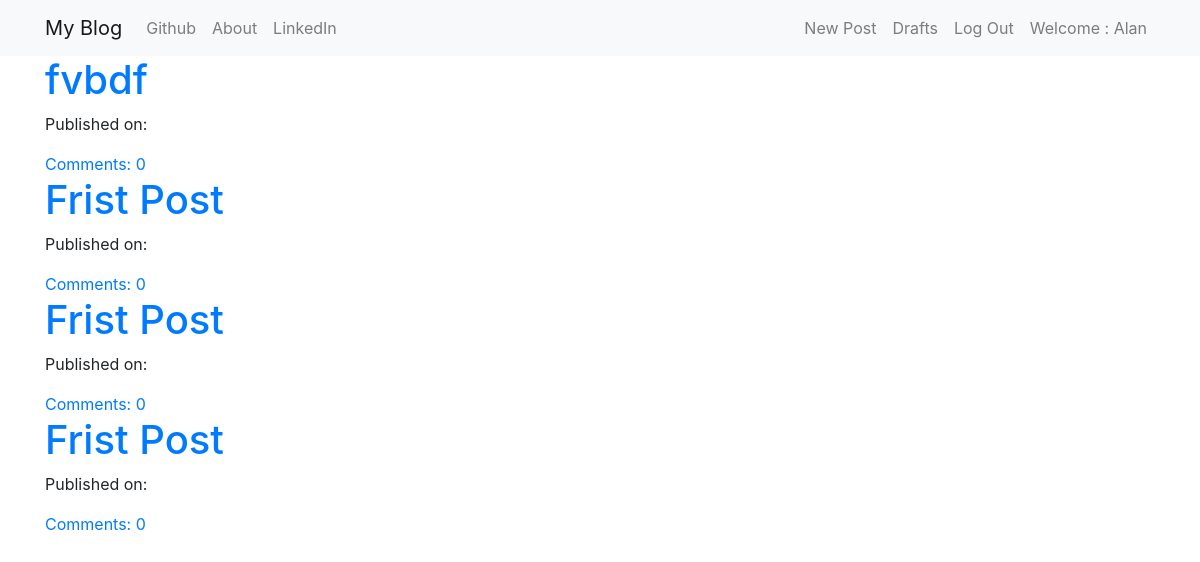
Page /drafts/ (signed in) on the committed database.
### blog/models.py (models this page shows, shortened)
class Post(models.Model):
    author = models.ForeignKey('auth.User',on_delete=models.CASCADE,)
    title = models.CharField(max_length=200)
    text = models.TextField()
    created_date = models.DateTimeField(default=timezone.now)
    published_date = models.DateTimeField(blank=True, null=True)
    def approve_comments(self):
        return self.comments.filter(approved_comment=True)

### blog/views.py (the view)
# urls.py: path('drafts/', views.DraftListView.as_view(),name='post_draft_list'),
class DraftListView(LoginRequiredMixin, ListView):
    login_url = '/login/'
    redirect_field_name = 'blog/post_list.html'
    model = Post
    def get_queryset(self):
        return Post.objects.filter(published_date__isnull=True).order_by('created_date')

### blog/templates/blog/post_list.html
{% extends "blog/base.html" %}
{% block content %}
<div class="centerstage">
    {% for post in post_list %}
        <div class="post">
            <h1><a href="{% url 'post_detail' pk=post.pk %}">{{post.title}}</a></h1>
            <div class="date">
                <p>Published on: {{post.published|date:"d-m-Y"}}</p>
            </div>
            <a href="{% url 'post_detail' pk=post.pk %}">Comments: {{post.approve_comments.count}}</a>
        </div>
    {% endfor %}
</div>
{% endblock %}

### blog/templates/blog/base.html (shortened to what this page needs)
<!DOCTYPE html>
{% load staticfiles %}
<html>
<head>
    <link rel="stylesheet" type="text/css" media="screen" href="{% static 'css/blog.css' %}" />
     <link rel="stylesheet" href="https://stackpath.bootstrapcdn.com/bootstrap/4.1.3/css/bootstrap.min.css">
    <link rel="stylesheet" href="//cdn.jsdelivr.net/npm/medium-editor@latest/dist/css/medium-editor.min.css" type="text/css" media="screen" charset="utf-8">
</head>
<body>
    <nav class="navbar navbar-expand-lg navbar-light bg-light">
        <div class="container">
            <ul class="navbar-nav">
                <li><a class="navbar-brand bigbrand" href="{% url 'post_list' %}">My Blog</a></li>
                <li><a class="nav-link" href="https://www/github.com">Github</a></li>
                <li><a class="nav-link" href="{% url 'about' %}">About</a></li>
                <li><a class="nav-link" href="https://www/linkedin.com">LinkedIn</a></li>
            </ul>
            <ul class="navbar-nav ml-auto nav-fill">
                {% if user.is_authenticated %}
                    <li>
                        <a class="nav-link" href="{% url 'post_new' %}">New Post</a>
                    </li>
                    <li>
                        <a class="nav-link" href="{% url 'post_draft_list' %}">Drafts</a>
                    </li>
                    <li>
                        <a class="nav-link" href="{% url 'logout' %}">Log Out</a>
                    </li>
                    <li>
                        <a class="nav-link">Welcome : {{user.username}} </a>
                    </li>
                {% else %}
                    <li>
                        <a href="{% url 'login' %}"><span class="glyphicon-user">LogIn</span></a>
                    </li>
                {% endif %}
            </ul>
        </div>
    </nav>
    <div class="container content">
        <div class="row">
            <div class="col-md-8">
                <div class="blog_post">
                    {% block content %}
                    {% endblock %}
                </div>
            </div>
        </div>
    </div>
</body>
</html>

### blog/static/css/blog.css (style rules this page uses)
.bigbrand { font-size: 1.5em; }
.centerstage { margin: auto; }

### rows in the picture
Post: title "fvbdf", approve_comments.count "0"
Post: title "Frist Post", approve_comments.count "0"
Post: title "Frist Post", approve_comments.count "0"
Post: title "Frist Post", approve_comments.count "0"

### other values in the picture
{{ user.username }} "Alan"
